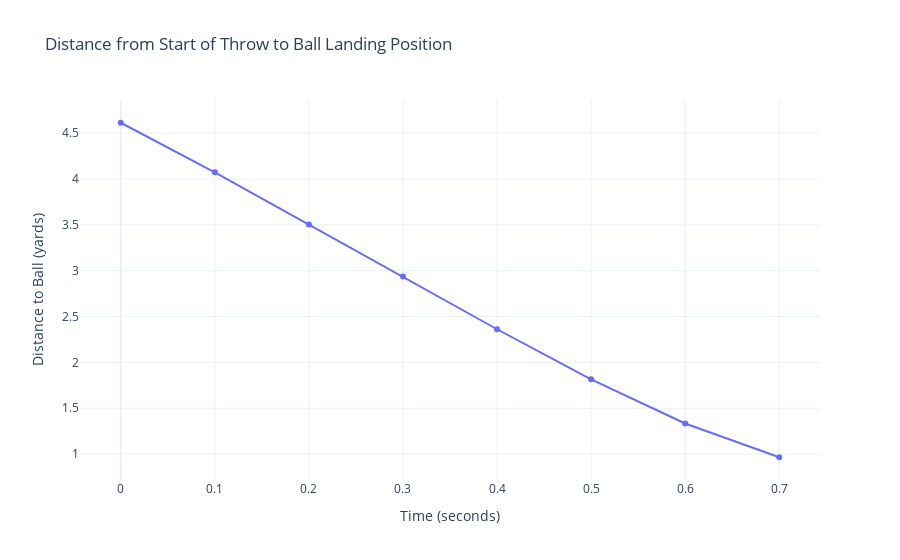
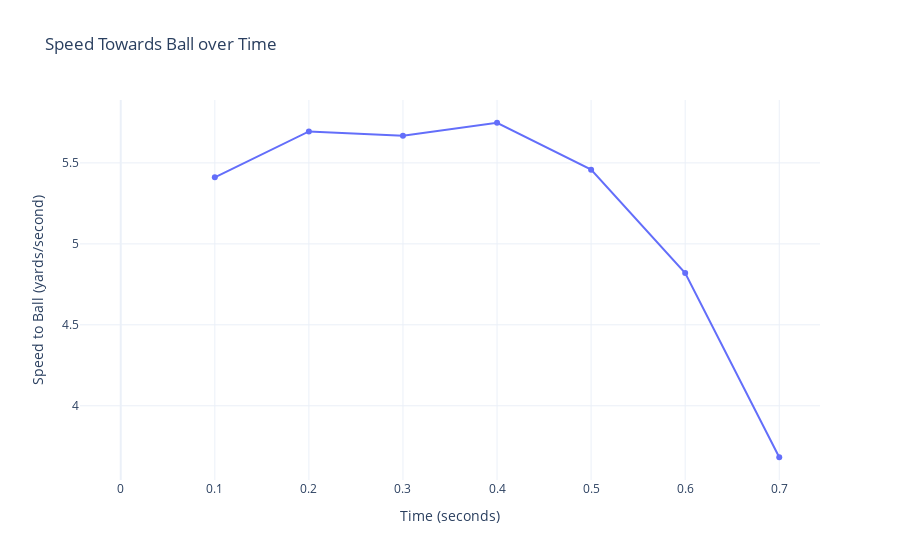
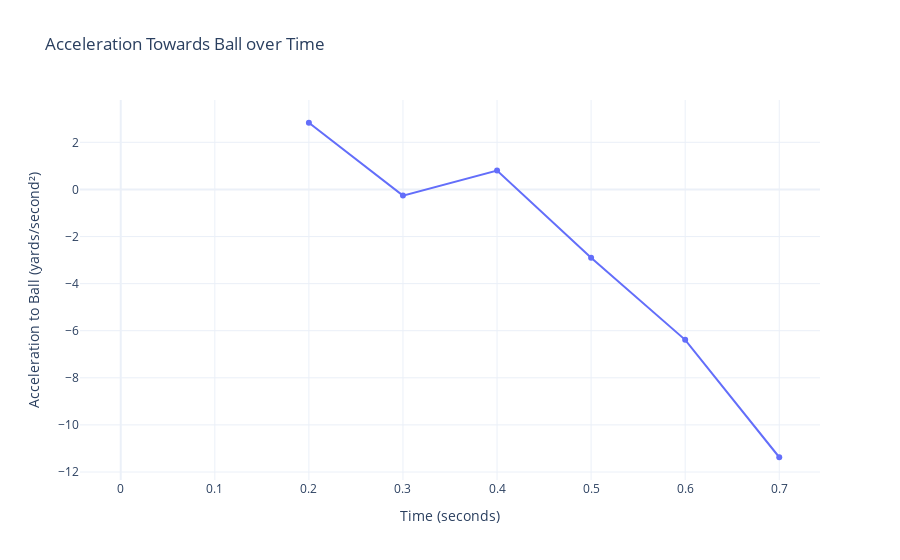

Notebook cell for these charts, in order:
### Markdown cell above
# AccelDataPlot

### Code cell
# class to plot the movement to the ball while it's in the air 
class AccelDataPlot: 

    def __init__(self, game_id, play_id, player_id, df_meta):
        self.game_id = game_id 
        self.play_id = play_id 
        self.player_id = player_id 

        # filter the metadata for the specific play 
        self.play_meta = df_meta.loc[
            (df_meta['game_id'] == game_id) & 
            (df_meta['play_id'] == play_id)
        ].reset_index(drop=True).to_dict(orient='records')[0] 

        # load in the input and output data 
        df_input = pd.read_csv(f"{folder_path}//train//input_2023_w{self.play_meta['week']:02}.csv") 
        df_output = pd.read_csv(f"{folder_path}//train//output_2023_w{self.play_meta['week']:02}.csv") 

        # filter for the given play 
        self.df_input = df_input.loc[
            (df_input["game_id"] == game_id) & 
            (df_input["play_id"] == play_id) &
            (df_input["nfl_id"] == player_id) 
        ].sort_values(["frame_id"]).reset_index(drop = True) 
        self.df_output = df_output.loc[
            (df_output["game_id"] == game_id) & 
            (df_output["play_id"] == play_id) &
            (df_output["nfl_id"] == player_id) 
        ].sort_values(["frame_id"]).reset_index(drop = True) 

        # verify if the player is in the output data 
        if len(self.df_output.index) == 0:
            print(f"Player {player_id} not found in output data for game {game_id}, play {play_id}.")

        # otherwise, continue with the other calculations 
        else:      
            self.calc_relative_distances() 
            self.plot_distance() 
            self.plot_speed() 
            self.plot_acceleration() 
    
    # method to calculate distances relative to start position and ball landing position 
    def calc_relative_distances(self): 

        # get the start position of the player 
        self.start_pos = [
            self.df_output.loc[0, "x"], 
            self.df_output.loc[0, "y"]
        ] 

        # get the ball landing position 
        self.ball_land = [
            self.df_input.loc[0, "ball_land_x"], 
            self.df_input.loc[0, "ball_land_y"]
        ] 

        # calculate the distance from the start position to the ball landing position 
        self.start_to_ball_dist = np.sqrt(
            (self.start_pos[0] - self.ball_land[0])**2 + 
            (self.start_pos[1] - self.ball_land[1])**2
        ) 

        # calculate the distance from the start position to each of the positions 
        self.df_output["dist_from_start"] = np.sqrt(
            (self.df_output["x"] - self.start_pos[0])**2 + 
            (self.df_output["y"] - self.start_pos[1])**2
        ) 

        # calculate the distance to the ball landing position at each frame 
        self.df_output["dist_to_ball_land"] = np.sqrt(
            (self.df_output["x"] - self.ball_land[0])**2 + 
            (self.df_output["y"] - self.ball_land[1])**2
        ) 

        # calculate time in seconds based on frame_id (assuming 10 frames per second) 
        self.df_output["time_sec"] = (self.df_output["frame_id"] - 1) / 10.0 

        # calculate speed and acceleration 
        self.df_output["dbl_last"] = self.df_output["dist_to_ball_land"].shift(1) 
        self.df_output["speed_to_ball"] = (self.df_output["dbl_last"] - self.df_output["dist_to_ball_land"]) * 10.0 
        self.df_output["stb_last"] = self.df_output["speed_to_ball"].shift(1) 
        self.df_output["accel_to_ball"] = (self.df_output["speed_to_ball"] - self.df_output["stb_last"]) * 10.0 
    
    # method to plot distance from ball over time 
    def plot_distance(self): 
        fig = go.Figure()

        # add trace for distance from start 
        fig.add_trace(go.Scatter(
            x=self.df_output["time_sec"], 
            y=self.df_output["dist_to_ball_land"], 
            mode='lines+markers', 
            name='Distance to Ball Landing Position'
        )) 

        # style the figure 
        fig.update_layout(
            title = 'Distance from Start of Throw to Ball Landing Position',
            xaxis_title = 'Time (seconds)',
            yaxis_title = 'Distance to Ball (yards)',
            template='plotly_white'
        ) 

        # show the figure 
        fig.show() 
    
    # method to plot speed to ball over time 
    def plot_speed(self): 
        fig = go.Figure()

        # add trace for speed to ball 
        fig.add_trace(go.Scatter(
            x=self.df_output["time_sec"], 
            y=self.df_output["speed_to_ball"], 
            mode='lines+markers',
            name='Speed to Ball'
        )) 

        # style the figure 
        fig.update_layout(
            title = 'Speed Towards Ball over Time',
            xaxis_title = 'Time (seconds)',
            yaxis_title = 'Speed to Ball (yards/second)',
            template='plotly_white'
        ) 

        # show the figure 
        fig.show() 
    
    # method to plot acceleration to ball over time 
    def plot_acceleration(self): 
        fig = go.Figure()

        # add trace for acceleration to ball 
        fig.add_trace(go.Scatter(
            x=self.df_output["time_sec"], 
            y=self.df_output["accel_to_ball"], 
            mode='lines+markers',
            name='Acceleration to Ball'
        )) 

        # style the figure 
        fig.update_layout(
            title = 'Acceleration Towards Ball over Time',
            xaxis_title = 'Time (seconds)',
            yaxis_title = 'Acceleration to Ball (yards/second²)',
            template='plotly_white'
        ) 

        # show the figure 
        fig.show() 


# test it out 
adp = AccelDataPlot(
    game_id = 2023091007, 
    play_id = 197, 
    player_id = 52535, 
    df_meta = df_meta 
) 

adp.df_output

### Figure 1 — Plotly figure (JSON) as saved in the notebook; plotly's stock layout.template omitted (floating-point values rounded to 4 significant figures)
{"data": [{"mode": "lines+markers", "name": "Distance to Ball Landing Position", "type": "scatter", "x": [0.0, 0.1, 0.2, 0.3, 0.4, 0.5, 0.6, 0.7], "y": [4.613, 4.072, 3.503, 2.936, 2.361, 1.816, 1.334, 0.9654]}], "layout": {"title": {"text": "Distance from Start of Throw to Ball Landing Position"}, "xaxis": {"title": {"text": "Time (seconds)"}}, "yaxis": {"title": {"text": "Distance to Ball (yards)"}}}}

### Figure 2 — Plotly figure (JSON) as saved in the notebook; plotly's stock layout.template omitted (floating-point values rounded to 4 significant figures)
{"data": [{"mode": "lines+markers", "name": "Speed to Ball", "type": "scatter", "x": [0.0, 0.1, 0.2, 0.3, 0.4, 0.5, 0.6, 0.7], "y": [NaN, 5.411, 5.694, 5.668, 5.748, 5.458, 4.819, 3.682]}], "layout": {"title": {"text": "Speed Towards Ball over Time"}, "xaxis": {"title": {"text": "Time (seconds)"}}, "yaxis": {"title": {"text": "Speed to Ball (yards/second)"}}}}

### Figure 3 — Plotly figure (JSON) as saved in the notebook; plotly's stock layout.template omitted (floating-point values rounded to 4 significant figures)
{"data": [{"mode": "lines+markers", "name": "Acceleration to Ball", "type": "scatter", "x": [0.0, 0.1, 0.2, 0.3, 0.4, 0.5, 0.6, 0.7], "y": [NaN, NaN, 2.832, -0.2629, 0.8011, -2.899, -6.387, -11.37]}], "layout": {"title": {"text": "Acceleration Towards Ball over Time"}, "xaxis": {"title": {"text": "Time (seconds)"}}, "yaxis": {"title": {"text": "Acceleration to Ball (yards/second²)"}}}}
